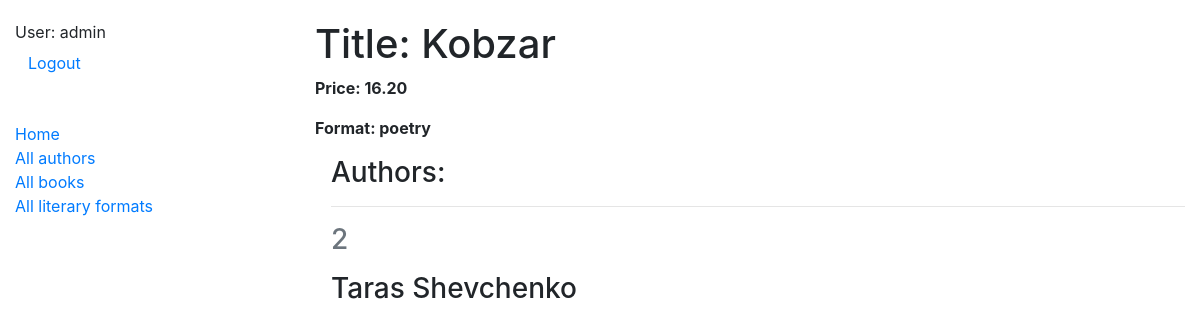
/catalog/books/2/ (signed in), run on an earlier commit of the app's database.
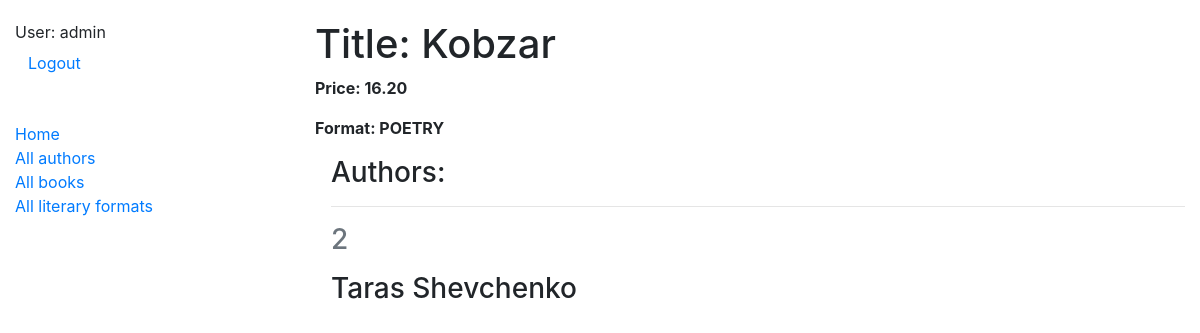
And on a later commit of the database.
### catalog/models.py (models this page shows, shortened)
class Author(AbstractUser):
    pseudonym = models.CharField(max_length=255, null=True, blank=True)
    class Meta:
        ordering = ("username",)

class Book(models.Model):
    title = models.CharField(max_length=255)
    price = models.DecimalField(decimal_places=2, max_digits=7)
    format = models.ForeignKey(
        LiteraryFormat,
        on_delete=models.CASCADE,
        related_name="books",
    )
    authors = models.ManyToManyField(settings.AUTH_USER_MODEL, related_name="books")
    class Meta:
        ordering = ("title",)

class LiteraryFormat(models.Model):
    name = models.CharField(max_length=255)
    class Meta:
        ordering = ('name',)
    def __str__(self):
        return self.name

### catalog/views.py (the view)
# urls.py: path("books/<int:pk>/", BookDetailView.as_view(), name="book-detail"),
class BookDetailView(LoginRequiredMixin, generic.DetailView):
    model = Book

### templates/catalog/book_detail.html (shortened to what this page needs)
{% extends "base.html" %}
{% block content %}
  <h1>Title: {{ book.title }}</h1>
  <p><strong>Price: {{ book.price }}</strong></p>
  <p><strong>Format: {{ book.format }}</strong></p>
  <div class="ml-3">
    <h3>Authors: {% for author in book.authors.all %}
      <hr>
      <p class="text-muted"> {{ author.id }}</p>
      <p>{{ author.first_name }} {{ author.last_name }}
    {% empty %}
      <p>No authors</p>
    {% endfor %}
    </h3>
  </div>
{% endblock %}

### templates/base.html (shortened to what this page needs)
<!DOCTYPE "html">
<html lang="en">
<head>
  <link rel="stylesheet" href="https://cdn.jsdelivr.net/npm/bootstrap@4.6.2/dist/css/bootstrap.min.css"
>
  {% load static %}
  <link rel="stylesheet" href="{% static 'css/styles.css' %}">
</head>
<body>
<div class="container-fluid">
  <div class="row">
    <div class="col-sm-3">
      {% block sidebar %}
        {% include "includes/sidebar.html" %}
      {% endblock %}
    </div>
    <div class="col-sm-9">
      {% block content %}
      {% endblock %}
    </div>
  </div>
</div>
</body>
</html>

### templates/includes/sidebar.html (shortened to what this page needs)
<ul class="sidebar-nav list-unstyled">
  {% if user.is_authenticated %}
    <li>
      User: {{ user.username }}
    </li>
    <li><form method="post" action="{% url 'logout' %}">
  <button type="submit" class="btn btn-link">
    Logout
  </button>
</form></li>
{% else %}
    <li><a href="{% url "login" %}">Login</a></li>
  {% endif %}
    <br>
  <li>
    <a href="{% url 'catalog:index' %}">Home</a>
  </li>
  <li>
    <a href="{% url "catalog:author-list" %}">All authors</a>
  </li>
  <li>
    <a href="{% url "catalog:book-list" %}">All books</a>
  </li>
  <li>
    <a href="{% url "catalog:literary-format-list" %}">All literary formats</a>
  </li>
</ul>

### static/css/styles.css (style rules this page uses)
body { margin-top: 20px; }
.sidebar-nav { padding: 0; list-style: none; }

What changed in the data, as far as the page shows it:
changed through a linked row, Book "Kobzar": format "poetry" → "POETRY"
